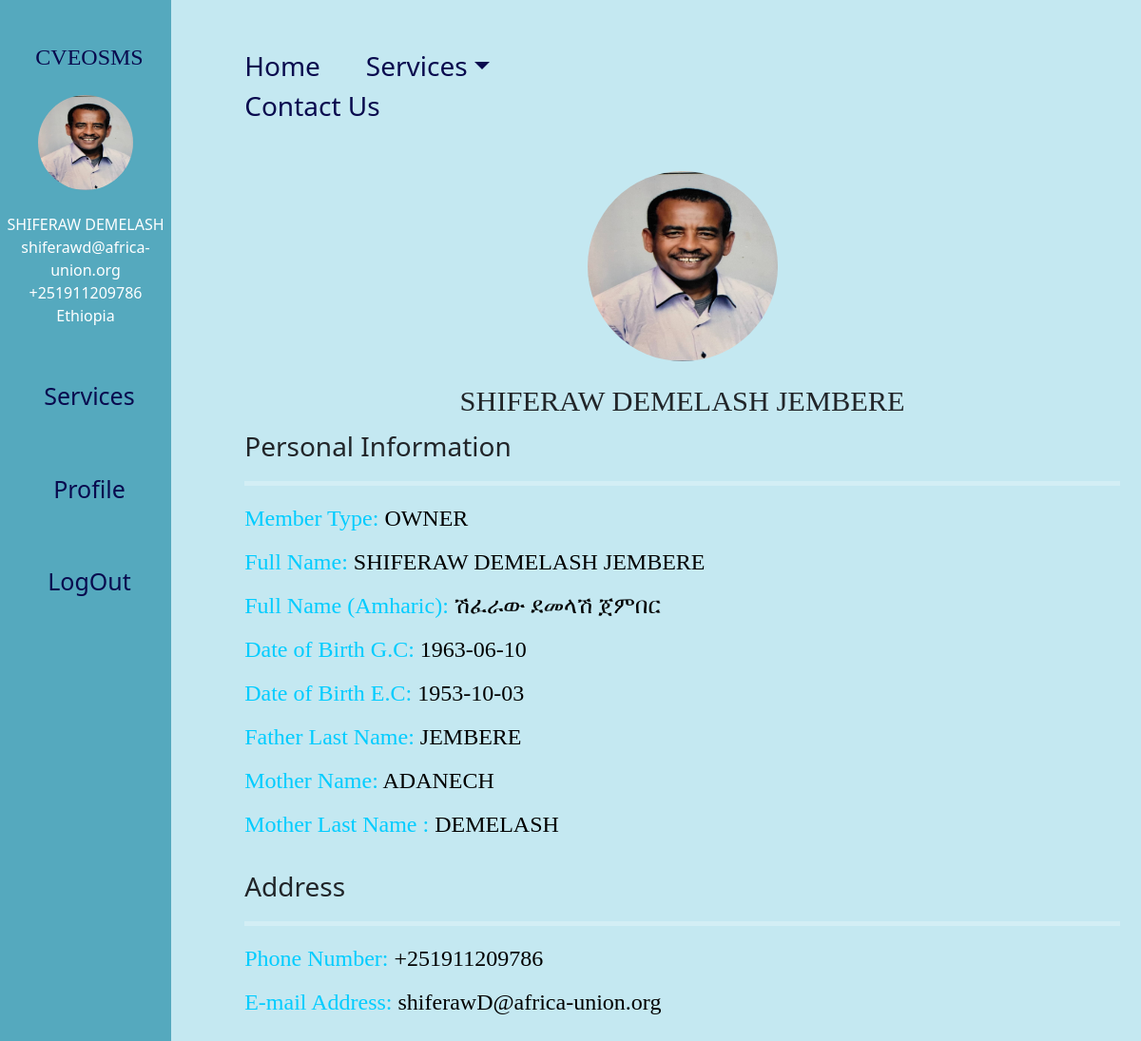
/user/userProfile.php (signed in), run on the app's committed database.
### tables this page shows
CREATE TABLE `household` (
  `id` int(11) NOT NULL,
  `memberType` varchar(10) DEFAULT NULL,
  `houseNumber` int(11) DEFAULT NULL,
  `phoneNumber` int(11) DEFAULT NULL,
  `fname` varchar(50) DEFAULT NULL,
  `mname` varchar(50) DEFAULT NULL,
  `lname` varchar(50) DEFAULT NULL,
  `fnameA` varchar(50) DEFAULT NULL,
  `mnameA` varchar(50) DEFAULT NULL,
  `lnameA` varchar(50) DEFAULT NULL,
  `fatherLastName` varchar(50) DEFAULT NULL,
  `motherName` varchar(50) DEFAULT NULL,
  `motherLastName` varchar(50) DEFAULT NULL,
  `sex` varchar(7) DEFAULT NULL,
  `dobEC` date DEFAULT NULL,
  `dobGC` date DEFAULT NULL,
  `email` varchar(255) DEFAULT NULL,
  `photo` varchar(255) DEFAULT NULL,
  `titleCert` varchar(255) DEFAULT NULL
);

### user/userProfile.php (the view, shortened to what this page needs)
<?php include '../header.php'?>
<link rel="stylesheet" type="text/css" href="../css/style.css">
</head>
<body>
    <?php include 'userTemplet.php'?>
    <?php
    require_once '../dbconnection.php';
    $userID = $_SESSION["userID"] ;
    try{
        $sql ="SELECT * FROM household where id='$userID'";
        $stmt = $pdo->prepare($sql);
        $stmt ->execute();
        $row2 = $stmt -> fetch();
    }
    catch (PDOException $e) {
		echo $e->getMessage();
    }
    ?>
    <div class="text-center mt-5" >
        <img class="rounded-circle"  src="<?php echo "http://localhost/". $_SESSION['profile_pic'];?>" alt="profile picture" width="200vw" height="200vw">
        <h4 class="mt-4"> <?php echo $_SESSION["FirstName"] . " " .$_SESSION["MiddleName"] ." ". $_SESSION["LastName"]?></h4>
    </div>
    <div>
        <p>Personal Information</p>
        <hr style="height: 5px;">
        <ul class="blue">
            <li>Member Type: <span> <?php echo strtoupper($row2['memberType']);?></span></li>
            <li>Full Name: <span> <?php echo $row2['fname'] . " ".$row2['mname'] . " ".$row2['lname'] ;?></span></li>
            <li>Full Name (Amharic): <span> <?php echo $row2['fnameA'] . " ".$row2['mnameA'] . " ".$row2['lnameA'] ;?></span></li>
            <li>Date of Birth G.C: <span> <?php echo $row2['dobGC'] ?></span></li>
            <li>Date of Birth E.C: <span> <?php echo $row2['dobEC'] ?></span></li>
            <li>Father Last Name: <span> <?php echo $row2['fatherLastName'] ?></span></li>
            <li>Mother Name: <span> <?php echo $row2['motherName'] ?></span></li>
            <li>Mother Last Name : <span> <?php echo $row2['motherLastName'] ?></span></li>
        </ul>
    </div>
    <div>
        <p>Address</p>
        <hr style="height: 5px;">
        <ul class="blue">
            <li>Phone Number: <span> <?php echo "+251".$row2['phoneNumber'] ?></span></li>
            <li>E-mail Address:<span> <?php echo $row2['email'] ?></span></li>
        </ul>
    </div>
</body>
</html>

### header.php (shortened to what this page needs)
<!DOCTYPE html>
<html>
    <head>
        <link href="https://cdn.jsdelivr.net/npm/bootstrap@5.0.2/dist/css/bootstrap.min.css" rel="stylesheet">

### user/userTemplet.php (shortened to what this page needs)
<?php
if(isset( $_SESSION["EmployeeID"]))
{
}
else{
 ?>
 <div class="container-fluid">
    <div class="sidenav text-center">
            <div class="pt-3 pb-3 ">
                <a id="logo" href="userDashboard.php">CVEOSMS</a>
            </div>
            <div>
                <ul>
                    <li class="mb-4"><img class="rounded-circle"  src="<?php echo "http://localhost/". $_SESSION['profile_pic'];?>" alt="profile picture" width="100vw" height="100vw"></li>
                    <li><?php echo $_SESSION["FirstName"] . " " .$_SESSION["MiddleName"] ?></li>
                    <li><?php echo $_SESSION["email"] ?></li>
                    <li><?php echo "+251".$_SESSION["phoneNumber"] ?></li>
                    <li>Ethiopia</li>
                </ul>
            </div>
            <div class="mt-5">
            <a href="userDashboard.php">Services</a>
            </div>
            <div class="mt-5">
            <a href="userProfile.php">Profile</a>
            </div>
            <div class="mt-5">
            <a href="../sessionDestroy.php">LogOut</a>
            </div>
        </div>
    <div class="main mt-5" >
       <div>
           <ul class="nav col-lg-6 col-md-6">
                <li class="nav-item me-5">
                    <a href="userDashboard.php">Home</a>
                </li>
                    <li class="nav-item me-5">
                    <div class="dropdown" >
                        <a class="text-decoration-none dropdown-toggle"href="#" id="dropdownUser2" data-bs-toggle="dropdown" aria-expanded="false" >Services</a>
                    </div>
                    </li>
                <li class="nav-item me-5 ">
                    <a href="contactUs.php">Contact Us</a>
                </li>
            </ul>
       </div>
<?php } ?>

### css/style.css (style rules this page uses)
* { box-sizing: border-box; }
body { background-color: #C4E8F1; background-image:url(../img/ethiopia2.svg); background-repeat: no-repeat; background-size: 40vw; background-position-x: 1300px; background-position-y: 120px; }
.sidenav { height: 100%; width: 15%; position: fixed; z-index: 1; top: 0; left: 0; background-color: #55A9BE; overflow-x: hidden; padding-top: 20px; }
.sidenav a { padding: 6px 8px 6px 16px; text-decoration: none; font-size: 25px; color: #090A4E; display: block; }
.main { margin-left: 20%; font-size: 28px; padding: 0px 10px; }
.main a { text-decoration: none; color: #090A4E; }
#logo { font-family: 'Chalkboard'; font-size: 2vw; }
ul { list-style: none; padding: 0; color: white; }
h4 { font-family: 'Cascadia Code'; font-size: 1.9rem; }
hr { color: white; }
.blue li { color: #00CCFF; font-family: 'CascadiaCode'; font-size: 1.5rem; padding-bottom: 10px; }
.blue span { color: black; }

### data on the page
household: memberType "OWNER", fname "SHIFERAW", mname "DEMELASH", lname "JEMBERE", fnameA "ሽፈራው", mnameA "ደመላሽ", lnameA "ጀምበር", dobGC "1963-06-10", dobEC "1953-10-03", fatherLastName "JEMBERE", motherName "ADANECH", motherLastName "DEMELASH", phoneNumber "911209786", email "shiferawD@africa-union.org"

### other printed values
$_SESSION["FirstName"] "SHIFERAW"
$_SESSION["MiddleName"] "DEMELASH"
$_SESSION["email"] "shiferawd@africa-union.org"
$_SESSION["phoneNumber"] "911209786"
$_SESSION["LastName"] "JEMBERE"
